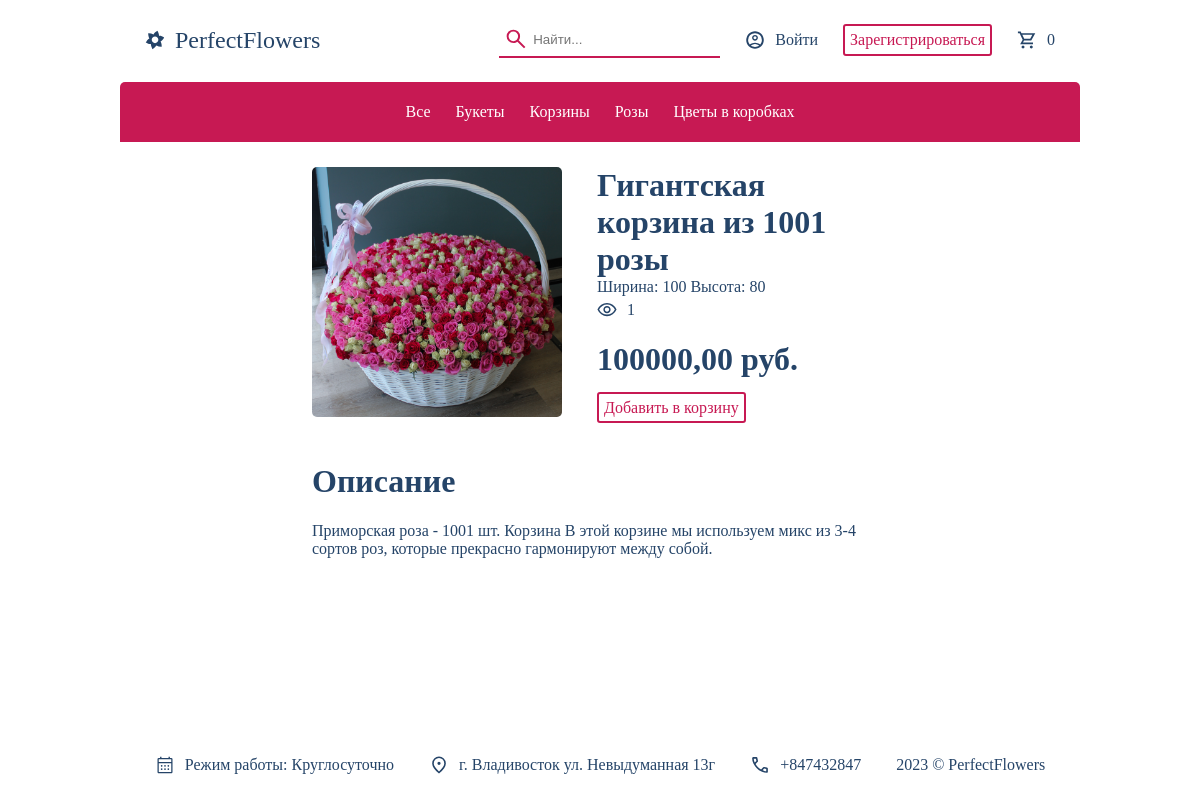
Page /product/gigantskaya-korzina-iz-1001-rozy/ on the committed database.
### shop/models.py (models this page shows, shortened)
class Category(models.Model):
    name = models.CharField(max_length=255, help_text='Введите название категории')
    slug = models.SlugField(max_length=200, db_index=True, unique=True, help_text='Сокращение для ссылки')
    class Meta:
        ordering = ('name',)
        verbose_name = 'Категория'
        verbose_name_plural = 'Категории'
    def __str__(self):
        return self.name
    def get_absolute_url(self):
        return reverse('products_list_by_category', args=[self.slug])

class Product(models.Model):
    name = models.CharField(max_length=255, db_index=True, help_text="Введите название товара")
    image = models.ImageField(upload_to=f'products/', null=True, blank=True,
                              help_text="Вставьте изображение товара")
    slug = models.SlugField(max_length=200, db_index=True, help_text='Сокращение для ссылки')
    price = models.DecimalField(default=1.0, max_digits=10, decimal_places=2,
                                help_text="Введите цену товара")  # DECIMAL точнее FLOAT
    width = models.IntegerField(help_text="Введите ширину букета в сантиметрах")
    height = models.IntegerField(help_text="Введите высоту в сантиметрах")
    description = models.CharField(max_length=1000, default='', blank=True, help_text="Введите описание товара")
    category = models.ForeignKey(Category, models.CASCADE, help_text="Введите категорию товара")
    class Meta:
        ordering = ('name',)
        verbose_name = 'Товар'
        verbose_name_plural = 'Товары'
        index_together = (('id', 'slug'),)
    def __str__(self):
        return self.name
    def get_view_count(self):
        return self.views.count()

### shop/views.py (the view)
# urls.py: path('product/<slug:slug>/', product_detail, name='product_detail'),
def product_detail(request, slug):
    product = get_object_or_404(Product, slug=slug)
    if not request.user.is_anonymous:
        ViewCount.objects.get_or_create(product=product, username=request.user)
    return render(request, 'products/product_detail.html', {'product': product})

### shop/cart.py (called while the page is built)
    def __len__(self):
        return sum(item['quantity'] for item in self.cart.values())

### shop/context_processors.py (called while the page is built)
def extras(request):
    return {"categories": Category.objects.all(),
            "cart": Cart(request)}

### shop/templates/products/product_detail.html (shortened to what this page needs)
{% extends 'base.html' %}
{% load static %}
{% block css_styles %}
    <link rel="stylesheet" type="text/css" href="{% static 'css/product_detail.css' %}">
{% endblock %}
{% block content %}
    <div class="container">
        <div class="container-head">
            <img class="product-image" src="{{ product.image.url }}" alt="">
            <div class="product-main">
                <div class="product-main-text">
                    <h1 class="product-main-text-name">{{ product.name }}</h1>
                    <p class="product-main-text-size">Ширина: {{ product.width }}  Высота: {{ product.height }}</p>
                    <p class="product-main-text-view">{{ product.get_view_count }}</p>
                </div>
                <div class="product-main-actions">
                    <h1 style="font-weight: bold;">{{ product.price }} руб.</h1>
                    <a href="{% url 'add_to_cart' product.id %}" class="product-button">Добавить в корзину</a>
                </div>
            </div>
        </div>
        <div class="container-body">
            <h1>Описание</h1>
            <p>{{ product.description }}</p>
        </div>
    </div>
{% endblock %}

### shop/templates/base.html (shortened to what this page needs)
<!DOCTYPE html>
<html lang="ru">
<head>
    {% load static %}
    <link rel="stylesheet" type="text/css" href="{% static 'css/base.css' %}">
    {% block css_styles %} {% endblock %}
</head>
<body>
<header>
    <div class="header__top">
        <div class="header__top__left">
            <a class="logo" href="{% url 'home' %}">PerfectFlowers</a>
        </div>
        <div class="header__top__right">
            <form class="search" action="{% url 'search' %}" method="get">
                <img height="24" style="padding-block: 5px" src="{% static 'images/search.svg' %}" alt="">
                <input type="search" name="query" required minlength="3" placeholder="Найти...">
            </form>
            {% if user.is_authenticated %}
                <a href="{% url 'profile' %}" class="header-user">{{ user.username }}</a>
            {% else %}
                <a href="{% url 'login' %}" class="header-user">Войти</a>
                <a href="{% url 'register' %}" class="product-button">Зарегистрироваться</a>
            {% endif %}
            <a href="{% url 'cart_detail' %}" class="header-cart">{{ cart|length }}</a>
        </div>
    </div>
    <div class="header__bottom">
        <a href="{% url 'products_list' %}" class="header__bottom-category">Все</a>
        {% for c in categories %}
            <a href="{{ c.get_absolute_url }}" class="header__bottom-category">{{ c }}</a>
        {% endfor %}
    </div>
</header>
<div class="content">
    {% block content %}
    {% endblock %}
</div>
<footer>
    <p class="header-work-time">Режим работы: Круглосуточно</p>
    <p class="header-location">г. Владивосток ул. Невыдуманная 13г</p>
    <p class="header-call">+847432847</p>
    <p>2023 © PerfectFlowers</p>
</footer>
</body>
</html>

### shop/static/css/base.css (style rules this page uses)
body { margin: 0; background: #ffffff; color: #254468; font-family: 'Dihjauti', serif; font-size: 16px; min-height: 100vh; display: flex; flex-direction: column; justify-content: center; align-items: center; padding-inline: 10%; }
header { height: fit-content; background: #ffffff; color: #254468; text-decoration: none; width: 100%; }
header a { color: #254468; text-decoration: none; }
.header__top, .header__bottom { padding-inline: 25px; padding-block: 15px; display: flex; justify-content: start; align-items: center; gap: 25px; }
.header__top { justify-content: space-between; height: 50px; }
.header__top__left, .header__top__right { display: flex; gap: 25px; align-items: center; justify-content: center; }
.header__top { border-bottom: 2px solid white; }
.header__bottom { background: #c71953; color: white; display: flex; justify-content: center; align-items: center; border-top-left-radius: 5px; border-top-right-radius: 5px; height: 30px; }
.header__bottom-category { color: white; }
.search { background: transparent; display: flex; justify-content: center; align-items: center; padding-inline: 5px; color: #254468; border-bottom: 2px solid #c71953; }
.search input { background: transparent; color: #254468; border: 0; padding: 5px; }
.logo { padding-left: 30px; background-image: url("../images/logo.svg"); background-position: left center; background-size: 20px 20px; background-repeat: no-repeat; font-size: 24px; text-decoration: none; margin: 0; }
.header-user, .header-cart, .header-work-time, .header-location, .header-call { padding-left: 30px; background-position: left center; background-size: 20px 20px; background-repeat: no-repeat; text-decoration: none; margin: 0; }
.header-user { background-image: url("../images/user_circle.svg"); }
.header-cart { background-image: url("../images/shop_cart.svg"); }
.header-work-time { background-image: url("../images/calendar.svg"); }
.header-location { background-image: url("../images/location.svg"); }
.header-call { background-image: url("../images/call.svg"); }
.content { height: 100%; width: 100%; display: flex; flex-direction: column; justify-content: center; align-items: center; }
.product-button { background: #ffffff; color: #c71953; border: 2px solid #c71953; padding: 5px; text-decoration: none; border-radius: 3px; }
input { background: #ffffff; color: #254468; border: 2px solid #c71953; padding: 5px; text-decoration: none; }
footer { color: #254468; padding-inline: 25px; padding-block: 10px; margin-top: auto; display: flex; align-items: center; justify-content: center; gap: 35px; }

### shop/static/css/product_detail.css (style rules this page uses)
.container { display: flex; justify-content: center; align-items: start; flex-direction: column; margin-inline: 20%; gap: 25px; margin-top: 25px; }
.container-head { display: flex; justify-content: start; align-items: center; gap: 35px; }
.product-image { width: 250px; height: 250px; object-fit: contain; border-radius: 5px; }
.product-main-text-view { margin-top: -10px; padding-left: 30px; background-image: url("../images/view.svg"); background-position: left center; background-size: 20px 20px; background-repeat: no-repeat; }
.product-main-text-name { margin: 0; }
.product-main-text-size { margin: 0 0 15px; }

### rows in the picture
Category: name "Букеты"
Category: name "Корзины"
Category: name "Розы"
Category: name "Цветы в коробках"
Product: image (picture), name "Гигантская корзина из 1001 розы", width "100", height "80", get_view_count "1", price "100000,00", description "Приморская роза - 1001 шт. Корзина В этой корзине мы используем микс из 3-4 сортов роз, которые прекрасно гармонируют между собой."

### other values in the picture
{{ cart|length }} "0"
